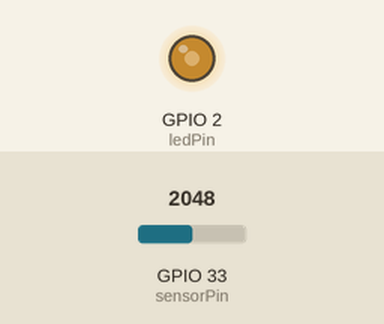
A sketch run on a simulated ESP32. Shown: output pins drawn as LEDs (lit = HIGH). Inputs (shaded band) come from the test bench; at power-on: GPIO 33 (sensorPin) = 2048.

Above: at 1.2 s.
1.3 s: GPIO 33 (sensorPin) set to 2866
At 2.1 s:
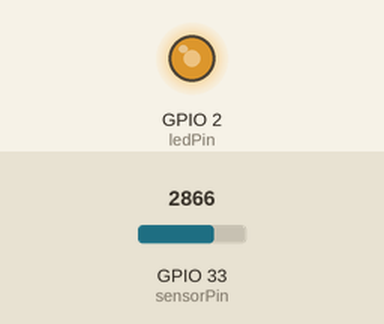
2.8 s: GPIO 33 (sensorPin) set to 3603
At 3.2 s:
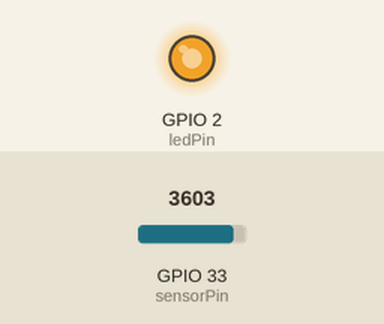
4.3 s: GPIO 33 (sensorPin) set to 491
At 4.8 s:
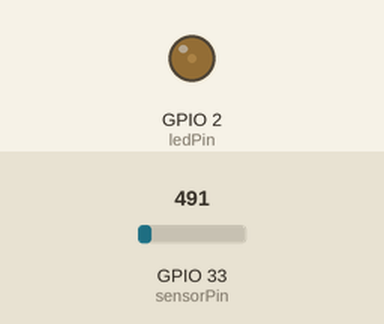
5.8 s: GPIO 33 (sensorPin) set to 0
At 7.0 s:
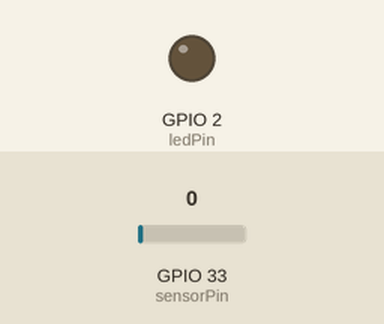
7.3 s: GPIO 33 (sensorPin) set to 2047
At 8.2 s:
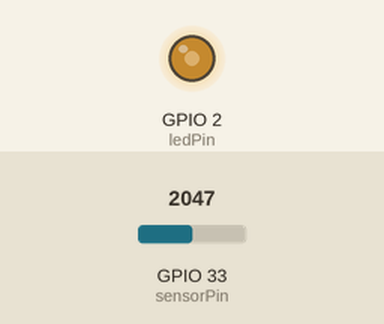
Timing chart, 0 to 9.8 s (numbered marks = the images above; inputs shaded):
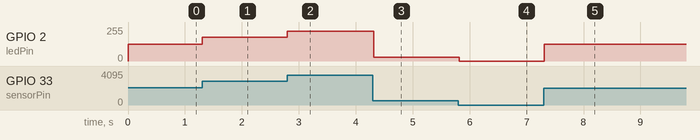

Measured:
- after the input at 1.3 s, GPIO 2 (ledPin): 127/255 → 177/255 at once
- after the input at 2.8 s, GPIO 2 (ledPin): 177/255 → 223/255 at once
- after the input at 4.3 s, GPIO 2 (ledPin): 223/255 → 30/255 at once
- after the input at 5.8 s, GPIO 2 (ledPin): 30/255 → 0/255 at once
- after the input at 7.3 s, GPIO 2 (ledPin): 0/255 → 127/255 at once

The sketch:

trabajo_en_clase_11_pwm_potenciometro_2.ino
```cpp
//https://espressif-docs.readthedocs-hosted.com/projects/arduino-esp32/en/latest/api/ledc.html
// the number of the LED pin
/*
Lectura del dutycycle del pwm a través de un potenciometro
 */
const int ledPin = 2;  // 16 corresponds to GPIO16

// setting PWM properties
const int freq = 5000;
const int ledChannel = 2;
const int resolution = 8;

int sensorPin = 33;    // select the input pin for the potentiometer
int sensorValue = 0;  // variable to store the value coming from the sensor
int dutyCycle = 0;

void setup(){
  ledcSetup(ledChannel, freq, resolution);
  ledcAttachPin(ledPin, ledChannel);
}

void loop(){
  sensorValue = analogRead(sensorPin);
    dutyCycle=map(sensorValue, 0, 4096, 0, 255);
    ledcWrite(ledChannel, dutyCycle);
    delay(15);

}
```
